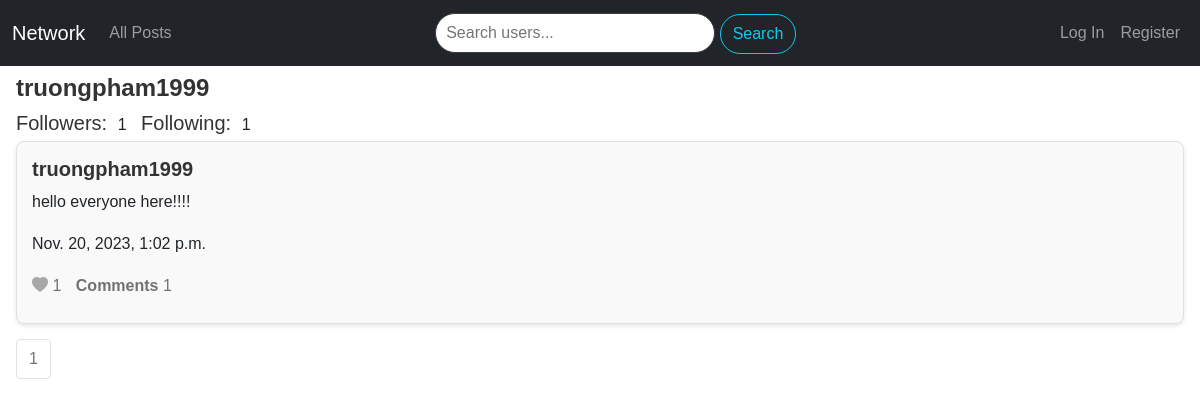
The page /profile/2 on the database its author committed.
### network/models.py (models this page shows, shortened)
class User(AbstractUser):
    pass

class Post(models.Model):
    content = models.CharField(max_length=1000)
    poster = models.ForeignKey(User, on_delete=models.CASCADE, related_name='posts')
    date = models.DateTimeField(auto_now_add=True)
    def like_count(self):
        return self.likes.count()
    def comment_count(self):
        return self.comments.count()

### network/views.py (the view)
# urls.py: path("profile/<int:user_id>", views.profile, name="profile"),
def profile(request, user_id):
    profile_user = User.objects.get(pk=user_id)
    posts = profile_user.posts.all().order_by('-date')
    followers_count = profile_user.followed.count()
    following_count = profile_user.followers.count()
    is_following = False
    if request.user.is_authenticated and request.user != profile_user:
        is_following = Follow.objects.filter(follower=request.user, followed=profile_user).exists()
        for post in posts:
            post.is_liked = post.is_like_by_user(request.user)
    posts, previous_page, next_page = paginate_posts(posts, request.GET.get('page'), 2)
    return render(request, "network/profile.html", {
        "profile_user": profile_user,
        "posts": posts,
        "previous_page": previous_page,
        "next_page": next_page,
        "is_following": is_following,
        "followers_count": followers_count,
        "following_count": following_count,
    })

### network/views.py (called while the page is built)
def paginate_posts(posts, page_number, posts_per_page):
    paginator = Paginator(posts, posts_per_page)
    page = page_number
    try:
        posts = paginator.page(page)
    except PageNotAnInteger:
        posts = paginator.page(1)
    except EmptyPage:
        posts = paginator.page(paginator.num.pages)
    previous_page = posts.previous_page_number() if posts.has_previous() else None
    next_page = posts.next_page_number() if posts.has_next() else None
    return posts, previous_page, next_page

### network/templates/network/profile.html (shortened to what this page needs)
{% extends "network/layout.html" %}
{% load static %}
{% block body %}
    <div class="mt-2 mx-3">
        <div class="flex-container">
            <div>
                <h4><strong>{{ profile_user.username }}</strong></h4>
            </div>
        </div>
        <div class="inline-style">
            <div class="inline-style">
                <h5>Followers: </h5><p id="followers-count">{{ followers_count }}</p>
            </div>
            <div class="inline-style">
                <h5>Following: </h5><p id="following-count">{{ following_count }}</p>
            </div>
        </div>
        {% for post in posts %}
            <div class="post-form mt-1 text-left" id="post-{{ post.id }}">
                <div class="flex-container-2">
                    <div>
                        <a href="{% url 'profile' post.poster.id %}"><h5><strong>{{ post.poster }}</strong></h5></a>
                    </div>
                </div>
                <p class="post-content">{{ post.content }}</p>
                <p>{{ post.date }}</p>
                <div class="like-div" id="like-container-{{ post.id }}">
                    <a href="javascript:void(0)" class="like-button {% if post.is_liked %}liked{% else %}unliked{% endif %}"
                    id="like-button-{{ post.id }}" data-post-id="{{ post.id }}" data-like="{{ post.is_liked|yesno:'true,false' }}">
                        <i class="bi bi-heart-fill"></i>
                    </a>
                    <span class="like-count" id="like-count-{{ post.id }}">{{ post.like_count }}</span>
                    <a href="javascript:void(0)" class="comment-link" data-post-id="{{ post.id }}">Comments</a>
                    <span class="comment-count" id="comment-count-{{ post.id }}">{{ post.comment_count }}</span>
                </div>
            </div>
        {% endfor %}
        <nav aria-label="Page navigation example">
            <ul class="pagination">
                <li class="page-item disabled"><span class="page-link color-type">{{ posts.number }}</span></li>
            </ul>
        </nav>
    </div>
{% endblock %}

### network/static/network/styles.css (style rules this page uses)
.post-form { border: 2px solid #ccc; padding: 10px; margin-bottom: 10px; border-radius: 7px; }
.color-type { color: grey; }
.inline-style h5, .inline-style p , .inline-style div { display: inline; margin-right: 5px; }
.flex-container { display: flex; flex-direction: row; gap: 30px; }
.flex-container-2 { display: flex; flex-direction: row; justify-content: space-between; }
.unliked { color: #a7a7a7; cursor: pointer; }
.like-count { display: inline; color: #727272; }
.comment-count { display: inline; color: #727272; }
.comment-link { display: inline; margin-left: 10px; color: #727272; font-weight: 550; }
.like-div { margin-bottom: 10px; }
.post-form { background-color: #f9f9f9; border: 1px solid #e0e0e0; padding: 15px; margin-bottom: 15px; border-radius: 8px; box-shadow: 0 2px 4px rgba(0, 0, 0, 0.1); }
body { font-family: 'Arial', sans-serif; }
h2, h4, h5, strong { color: #333; }
a { text-decoration: none; }
.flex-container, .flex-container-2 { align-items: center; }
body { font-size: 16px; line-height: 1.6; }

### rows shown on the page
User: username "truongpham1999"
Post: poster "truongpham1999", content "hello everyone here!!!!", date "Nov. 20, 2023, 1:02 p.m.", like_count "1", comment_count "1"

### other values the page prints
{{ followers_count }} "1"
{{ following_count }} "1"
{{ posts.number }} "1"
